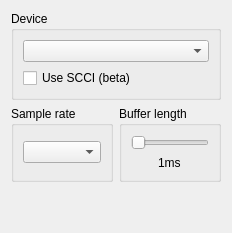
     <widget class="QWidget" name="soundTab">
      <attribute name="title">
       <string>Sound</string>
      </attribute>
      <layout class="QGridLayout" name="gridLayout_2" columnstretch="5,5">
       <item row="1" column="0">
        <widget class="QGroupBox" name="sampleRateGroupBox">
         <property name="title">
          <string>Sample rate</string>
         </property>
         <layout class="QGridLayout" name="gridLayout_3">
          <item row="0" column="0">
           <widget class="QComboBox" name="sampleRateComboBox"/>
          </item>
         </layout>
        </widget>
       </item>
       <item row="2" column="0">
        <spacer name="verticalSpacer_2">
         <property name="orientation">
          <enum>Qt::Vertical</enum>
         </property>
         <property name="sizeHint" stdset="0">
          <size>
           <width>20</width>
           <height>40</height>
          </size>
         </property>
        </spacer>
       </item>
       <item row="1" column="1">
        <widget class="QGroupBox" name="bufferLengthGroupBox">
         <property name="title">
          <string>Buffer length</string>
         </property>
         <layout class="QGridLayout" name="gridLayout_4">
          <item row="0" column="0">
           <widget class="QSlider" name="bufferLengthHorizontalSlider">
            <property name="minimum">
             <number>1</number>
            </property>
            <property name="maximum">
             <number>500</number>
            </property>
            <property name="orientation">
             <enum>Qt::Horizontal</enum>
            </property>
           </widget>
          </item>
          <item row="1" column="0" alignment="Qt::AlignHCenter">
           <widget class="QLabel" name="bufferLengthLabel">
            <property name="text">
             <string>1ms</string>
            </property>
           </widget>
          </item>
         </layout>
        </widget>
       </item>
       <item row="0" column="0" colspan="2">
        <widget class="QGroupBox" name="soundDeviceGroupBox">
         <property name="title">
          <string>Device</string>
         </property>
         <layout class="QGridLayout" name="gridLayout_8">
          <item row="0" column="0">
           <widget class="QComboBox" name="soundDeviceComboBox"/>
          </item>
          <item row="1" column="0">
           <widget class="QCheckBox" name="useSCCICheckBox">
            <property name="text">
             <string>Use SCCI (beta)</string>
            </property>
           </widget>
          </item>
         </layout>
        </widget>
       </item>
      </layout>
     </widget>
